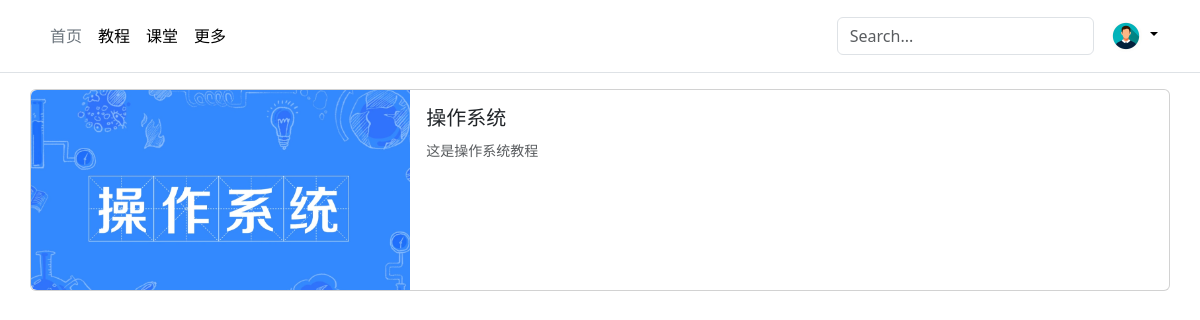
The page /course/ (signed in) on the database its author committed.
### user/models.py (models this page shows, shortened)
class User(AbstractUser):
    avatar = models.ImageField(upload_to='avatars/', blank=True,default='avatars/default.png')
    bio = models.TextField(max_length=100, blank=True)

### course/models.py (models this page shows, shortened)
class Column(models.Model):
    title = models.CharField(max_length=100)
    introduction = models.CharField(max_length=200)
    img = models.ImageField(upload_to='img/')

### course/views.py (the view)
# urls.py: path('', CourseIndex.as_view(), name='course_index'),
class CourseIndex(ListView):
    template_name = 'course/index.html'
    queryset = Column.objects.all()
    context_object_name = 'columns'

### templates/course/index.html (shortened to what this page needs)
{% extends 'base.html' %}
{% block content %}
<div class="container">
  <div class="row justify-content-center ">
    {% for column in columns %}
    <a class="card mb-3 p-0 text-decoration-none" href="/course/{{column.title}}">
      <div class="row g-0">
        <div class="col-md-4 p-0">
          <img src="{{column.img.url}}" class="img-fluid rounded-start" alt="..."
            style="width: 100%; height: 200px; object-fit: cover;">
        </div>
        <div class="col-md-8">
          <div class="card-body">
            <h5 class="card-title">{{column.title}}</h5>
            <p class="card-text"><small class="text-body-secondary">{{column.introduction}}</small></p>
          </div>
        </div>
      </div>
    </a>
  </div>
  {% endfor %}
</div>
{% endblock %}

### templates/base.html (shortened to what this page needs)
{% load static %}
<!DOCTYPE html>
<html lang="zh-cn">
  <head>
    <link
      rel="stylesheet"
      href="{% static 'bootstrap/css/bootstrap.min.css' %}"
    />
  </head>
  <body>
    <header class="p-3 mb-3 border-bottom">
      <div class="container">
        <div
          class="d-flex flex-wrap align-items-center justify-content-center justify-content-lg-start"
        >
          <ul
            class="nav col-12 col-lg-auto me-lg-auto mb-2 justify-content-center mb-md-0"
          >
            <li>
              <a href="/" class="nav-link px-2 link-secondary">首页</a>
            </li>
            <li>
              <a href="/course" class="nav-link px-2 link-body-emphasis">教程</a>
            </li>
            <li>
              <a href="#" class="nav-link px-2 link-body-emphasis">课堂</a>
            </li>
            <li>
              <a href="#" class="nav-link px-2 link-body-emphasis">更多</a>
            </li>
          </ul>
          <form class="col-12 col-lg-auto mb-3 mb-lg-0 me-lg-3" role="search">
            <input
              type="search"
              class="form-control"
              name="search"
              placeholder="Search..."
              aria-label="Search"
            />
          </form>
          {% if user.is_authenticated %}
          <div class="dropdown text-end">
            <a
              href="#"
              class="d-block link-body-emphasis text-decoration-none dropdown-toggle"
              data-bs-toggle="dropdown"
              aria-expanded="false"
            >
            {% if user.avatar %}
              <img
                src="{{ user.avatar.url}}"
                alt="avatar"
                width="32"
                height="32"
                class="rounded-circle"
              />
              {% endif %}
            </a>
            {% else %}
            <a href="/user/login" class="nav-link px-2 link-secondary">登录</a>
            {% endif %}
          </div>
        </div>
      </div>
    </header>
    {% block content %}{% endblock content %}
  </body>
</html>

### rows shown on the page
User: avatar (placeholder picture)
Column: img (picture), title "操作系统", introduction "这是操作系统教程"
